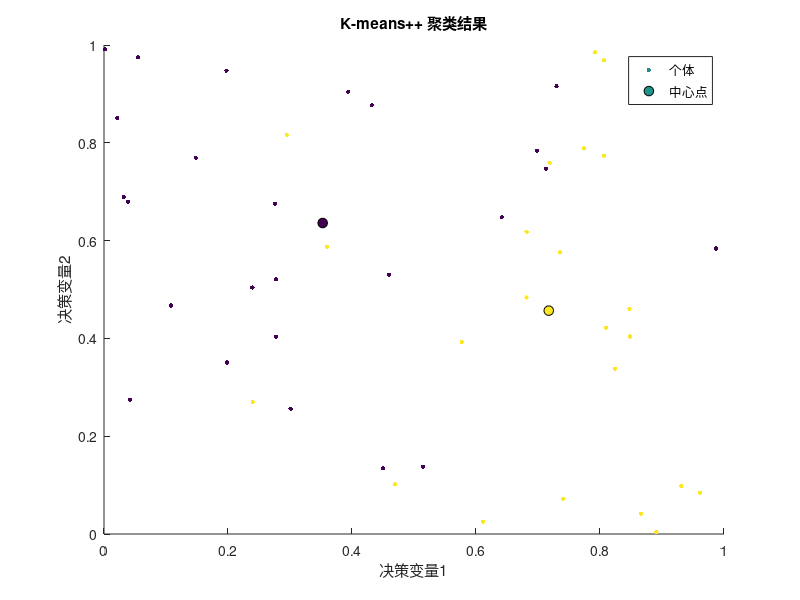

Write the MATLAB code that produced this figure.
population = rand(50, 10);
% 设置 K-means++ 算法的选项
opts = statset('Display','final');

% 使用 K-means++ 算法对种群进行聚类
k =2 ;
[idx, centroids] = kmeans(population, k, 'Options',opts, 'Start','plus');

% idx 表示每个个体所属的类别编号，centroids 表示每个类别的中心点坐标

% 可视化聚类结果
% 例如，对于二维决策变量，可以使用散点图表示不同类别的个体
scatter(population(:,1), population(:,2), 10, idx, 'filled');
hold on;
scatter(centroids(:,1), centroids(:,2), 50, (1:k)', 'filled', 'MarkerEdgeColor', 'k');
legend('个体', '中心点');
title('K-means++ 聚类结果');
xlabel('决策变量1');
ylabel('决策变量2');